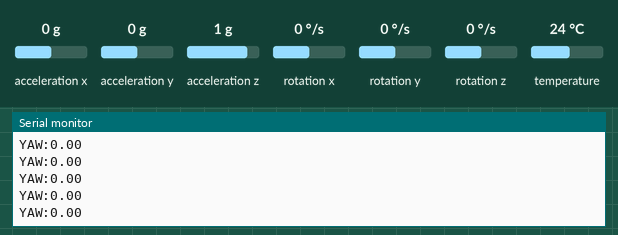
Recording of a sketch running on a simulated ESP32-S3. On the bench: the last lines printed to the serial monitor. Inputs (shaded band) come from the test bench; at power-on: rotation z 0 °/s, acceleration x 0 g, acceleration y 0 g, acceleration z 1 g, rotation x 0 °/s, rotation y 0 °/s, temperature 24 °C.

Above: at 19.3 s.
19.4 s: rotation z set to -192 °/s
At 20.3 s:
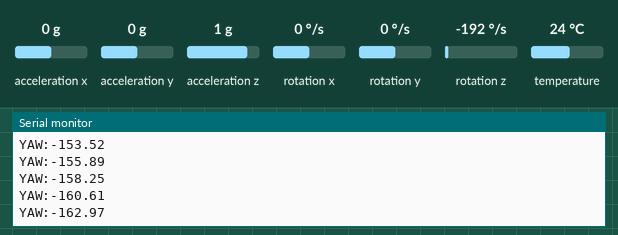
20.9 s: rotation z set to -100 °/s
At 21.5 s:
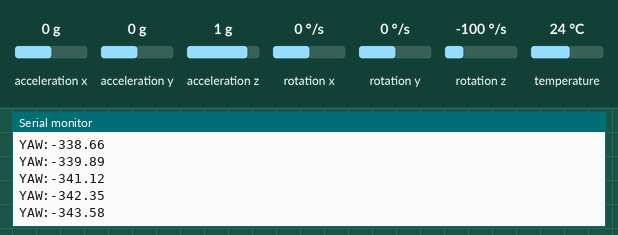
Timing chart, 0 to 23.9 s (numbered marks = the images above; inputs shaded):
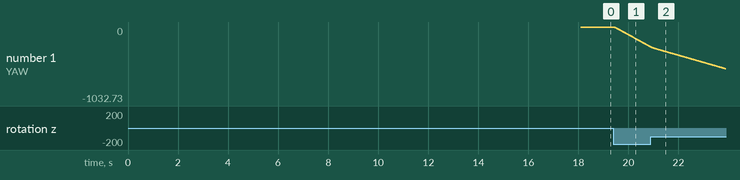

Measured:
- after the input at 19.4 s, the serial monitor: prints a new line at once (image 1)
- plotted number 1: 0 → -278.75 after the input at 19.4 s

The sketch:

DOUBLE_MPU6050_Kalman.ino
```cpp
#include <Wire.h>
#include <Adafruit_MPU6050.h>
#include <Adafruit_Sensor.h>

Adafruit_MPU6050 mpu;

/*==========================================================================
Este código apresentou uma resposta melhor com o decorrer do tempo em relação
ao código com float - Atualizado para padronizar as unidades de medida (Graus/s)
============================================================================*/

// Definição dos pinos I2C personalizados para a ESP32-S3
#define SDA_PIN 8
#define SCL_PIN 17

// Variáveis globais para o cálculo do Yaw AGORA EM DOUBLE
double yaw = 0.0;
unsigned long tempoAnterior = 0;

// --- VARIÁVEL PARA O OFFSET AUTOMÁTICO ---
// Usando 'double' no ESP32 para garantir altíssima precisão nas casas decimais
double gyroZ_offset = 0.0;

// Filtro de Kalman agora trabalha 100% com 64 bits de precisão
double kalman(double input) {
  static double Q = 0.5;      // Ajustado (era 0.05) para responder bem a movimentos rápidos
  static double R = 10.0;      // Reduzido (era 10.0) para evitar o "atraso" de não chegar aos 90º
  static double x_est = 0.0;  // estado estimado atual
  static double P = 1.0;      // estimativa inicial de erro

  double z = input;
  double x_pred = x_est;
  double P_pred = P + Q;
  double K = P_pred / (P_pred + R);

  x_est = x_pred + K * (z - x_pred);
  P = (1.0 - K) * P_pred;

  return x_est;
}

void setup() {
  Serial.begin(115200);
  while (!Serial) {
    delay(10);
  }

  Wire.begin(SDA_PIN, SCL_PIN);

  if (!mpu.begin(0x68, &Wire)) {
    Serial.println("Erro:MPU6050_nao_encontrado");
    while (1) {
      delay(10);
    }
  }

  mpu.setGyroRange(MPU6050_RANGE_2000_DEG);

  // --- ROTINA DE AUTOCALIBRAÇÃO EXPANDIDA (2000 AMOSTRAS) ---
  Serial.println("AQUECENDO E CALIBRANDO... NAO MEXA NA PLACA!");

  double soma = 0.0;
  int amostrasDescarte = 500; // Descarta leituras iniciais (aquecimento do chip)
  int totalAmostras = 2000;    // 2000 amostras para precisão estatística (~10 segundos)

  // 1. Descarta leituras iniciais de aquecimento
  for (int i = 0; i < amostrasDescarte; i++) {
    sensors_event_t a, g, temp;
    mpu.getEvent(&a, &g, &temp);
    delay(5);
  }

  // 2. Coleta os dados BRUTOS (sem Kalman) para achar o centro real
  for (int i = 0; i < totalAmostras; i++) {
    sensors_event_t a, g, temp;
    mpu.getEvent(&a, &g, &temp);

    // Variável em double, usando a constante M_PI de alta precisão
    double gyroZ_deg = (double)g.gyro.z * (180.0 / M_PI);
    soma += gyroZ_deg;
    delay(5);
  }

  // 3. Média exata do erro do giroscópio + SEU AJUSTE FINO TÉRMICO
  gyroZ_offset = (soma / (double)totalAmostras);

  Serial.print("Calibracao Concluida! Novo Offset (com ajuste): ");
  Serial.println(gyroZ_offset, 6);

  // Inicializa o tempo APÓS a calibração
  tempoAnterior = micros();
  delay(100);
}

void loop() {
  sensors_event_t a, g, temp;
  mpu.getEvent(&a, &g, &temp);

  // 1. Calcula o delta T em DOUBLE
  unsigned long tempoAtual = micros();
  double dt = (double)(tempoAtual - tempoAnterior) / 1000000.0;
  tempoAnterior = tempoAtual;

  // 2. Converte a leitura bruta (rad/s) para graus/s PRIMEIRO
  double gyroZ_bruto_deg = (double)g.gyro.z * (180.0 / M_PI);

  // 3. Subtrai o offset (agora ambos estão na mesma escala: graus/s)
  double gyroz_corrigido = gyroZ_bruto_deg - gyroZ_offset;

  // 4. Aplica o filtro de Kalman
  double zfiltrado = kalman(gyroz_corrigido);

  // 5. Integração de alta precisão para encontrar o Yaw em graus
  yaw = yaw + (zfiltrado * dt);

  // Imprime o bruto em GRAUS para você poder comparar lado a lado com o corrigido
  Serial.print("YAW:");
  Serial.println(yaw, 2);

  // O valor corrigido agora deve oscilar muito próximo a zero quando a placa estiver parada
  //Serial.print("Corrigido_Deg:");
 // Serial.println(gyroz_corrigido, 2);

  delay(10);
}
```
